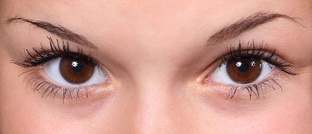
#> input picture task1/brown-eyes.jpg, 312 x 134 px, shrunk from 600 x 257 before the run
$ jupyter execute --allow-errors task1_session3.ipynb
#> lines starting #> are read from the running program, lines starting #| are printed output that depends on the picture; after the words box and inside, x2 and y2 are one past the last pixel; in counts of white or black regions, pixels touching at a corner belong together
[cell 1]
import numpy as np
import cv2 as cv
import matplotlib.pyplot as plt

[cell 2]
sui = cv.imread("brown-eyes.jpg")
#> sui is the input picture: shape (134, 312, 3); mean B, G, R 142.2, 153.8, 204.7
sui_copy =sui.copy()
gray = cv.cvtColor(sui_copy,cv.COLOR_BGR2GRAY)
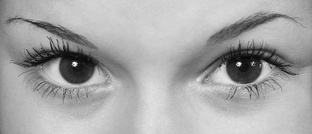
#> gray: shape (134, 312); min 5, max 253, mean 167.7

circles = cv.HoughCircles(gray,cv.HOUGH_GRADIENT,dp=1,minDist=90,minRadius=1,maxRadius=70,param1=180,param2=40)
#> circles = [[76.5, 65.5, 18.5], [244.5, 65.5, 17.9]]
circles = np.uint16(np.around(circles))
#> circles = [[76, 66, 18], [244, 66, 18]]
print(circles.shape)
#| (1, 2, 3)
print(circles)
#| [[[ 76  66  18]
#|   [244  66  18]]]

for i in circles[0, :]:
        center = (i[0], i[1])
        radius = i[2]

        cv.circle(sui_copy, center, radius, (0, 255, 0), 2)
#> this loop made 2 passes
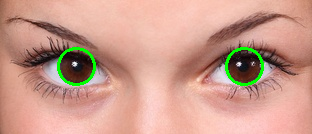
#> sui_copy: shape (134, 312, 3); 1.65% of pixels changed, all inside (x1, y1, x2, y2) = (57, 47, 264, 86)


plt.imshow(cv.cvtColor(sui_copy,cv.COLOR_BGR2RGB))
plt.axis("off")
plt.show()

[cell 3]
sui = cv.imread("Ronaldo.jpg")
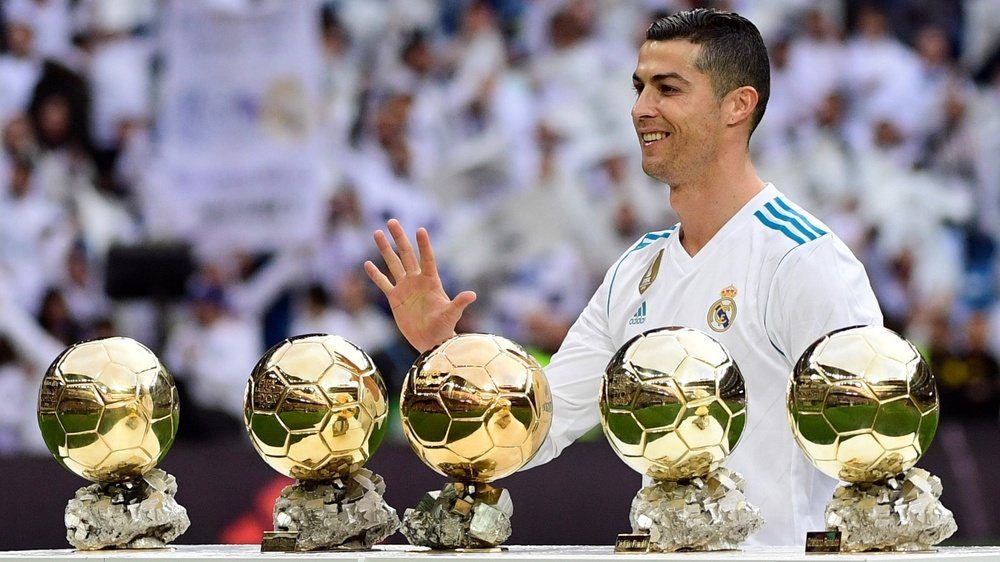
#> input picture task1/Ronaldo.jpg, 1000 x 562 px, shrunk from 1920 x 1080 before the run
#> sui is the input picture: shape (562, 1000, 3); mean B, G, R 136.3, 135.8, 142.8
sui_copy =sui.copy()
gray = cv.cvtColor(sui_copy,cv.COLOR_BGR2GRAY)
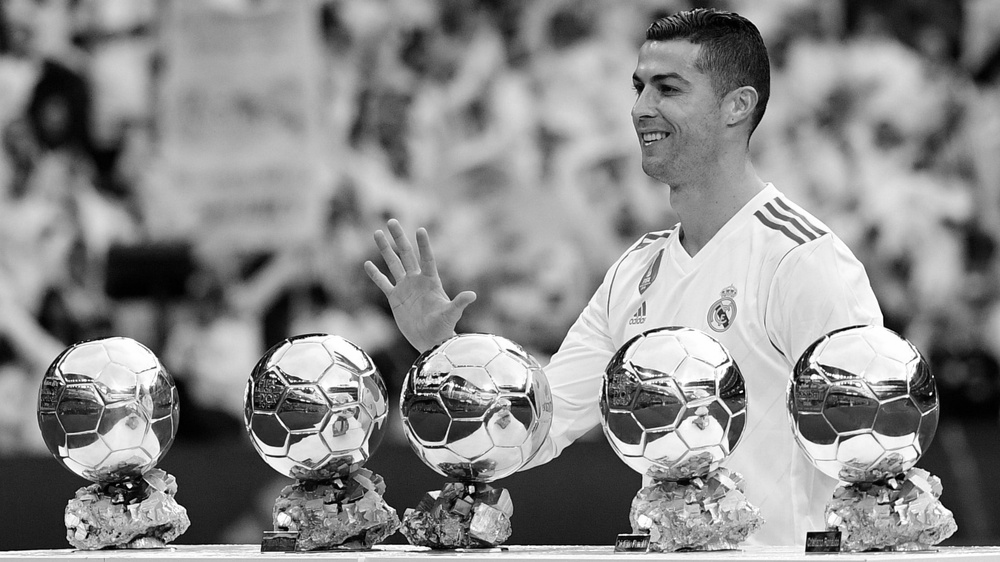
#> gray: shape (562, 1000); min 0, max 255, mean 137.9

circles = cv.HoughCircles(gray,cv.HOUGH_GRADIENT,dp=1,minDist=100,minRadius=120,maxRadius=145,param1=180,param2=40)
#> circles = None
#> (the rest of this cell did not finish here and is left out)
